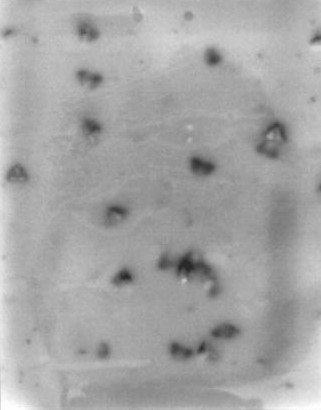
//> input picture MothCount/moth/IR_01920.jpg, 321 x 410 px
$ ./MothCount ../moth/IR_01920.jpg   (built with g++ and OpenCV 4)
//> lines starting //> are read from the running program, lines starting //| are printed output that depends on the picture
#include <opencv2/core.hpp>
#include <opencv2/imgcodecs.hpp>
#include <opencv2/imgproc.hpp>
#include <opencv2/highgui.hpp>
#include <iostream>
#include <list>
#include <queue>
#include <deque>

#include "DrawContour.hpp"

using namespace cv;
using namespace std;

bool Counted[2001][2001] = { false };

// [4 lines left out: function dist, not called in this run]

class Block
{
public:
	Block();
	void add(Point p);
	long area() const;
	Point getCog();
	int getR();
	int getAPR2();
	void erase(Mat & mat);

	deque<Point> pixels;
	bool white;
	Point cog;
	int r;
};

// [47 lines left out: functions Block, add, area, getCog, getR, getAPR2 and 1 more, not called in this run]

bool operator<(const Block & a, const Block & b)
{
	return a.area() < b.area();
}

int main(int argc, char ** argv)
{
	Mat image;
    Mat &_image = image;
	image = imread(argv[1], IMREAD_COLOR); // Read the file
//> image is the input picture: 410 rows x 321 cols, CV_8UC3; min 38, max 255, mean 165.1
	if (image.empty()) // Check for invalid input
	{
		//cout << "Could not open or find the image" << std::endl;
		//cin.get();
		//cin.get();
		return -2;
	}

    //testImage("Source", image);

	// If oriented potrait, then transpose it landscape
	if (image.cols < image.rows)
	{
		transpose(image, image);
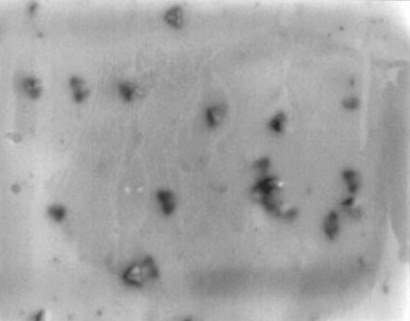
//> image: 321 rows x 410 cols, CV_8UC3; min 38, max 255, mean 165.1
		flip(image, image, 1);
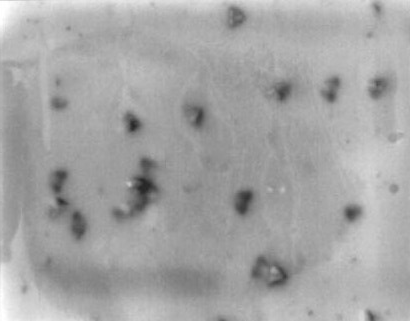
//> image: 321 rows x 410 cols, CV_8UC3; min 38, max 255, mean 165.1
	}

	// Compress
	while (image.cols >= 2000)
	{
		pyrDown(image, image, Size(image.cols / 2, image.rows / 2));
	}

	// Calculate basic params
	int col = image.cols, row = image.rows;
//> col = 410; row = 321
	int areaSum = col * row;
//> areaSum = 131610
	auto get = [&image](int x, int y) {return image.at<uchar>(y, x); };

	// Convert to HSV colourspace
	cvtColor(image, image, COLOR_BGR2HSV);
//> image: 321 rows x 410 cols, CV_8UC3; mean H, S, V 0, 0, 165.1

	// Threshold
	int hSum1 = 0, sSum1 = 0, vSum1 = 0;
	int area1 = 0;
	for (int i = 0; i < col * 3; i += 3) for (int j = 0; j < row; j++)
	{
		if (get(i, j) >= 20 && get(i, j) <= 50)
		{
			area1++;
			hSum1 += get(i, j);
			sSum1 += get(i + 1, j);
			vSum1 += get(i + 2, j);
		}
	}
//> after the loop, area1 = 0; hSum1 = 0; sSum1 = 0; vSum1 = 0
//> (the run ends here: the program crashes, at `int hMean = hSum1 / area1;`)

$ run again, on MothCount/moth/IR_01922.jpg
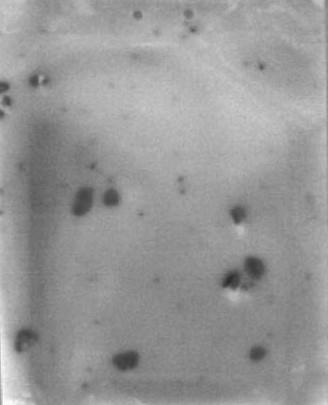
//> input picture MothCount/moth/IR_01922.jpg, 328 x 405 px
//> image is the input picture: 405 rows x 328 cols, CV_8UC3; min 39, max 254, mean 151.1
//> `transpose(image, image);`:
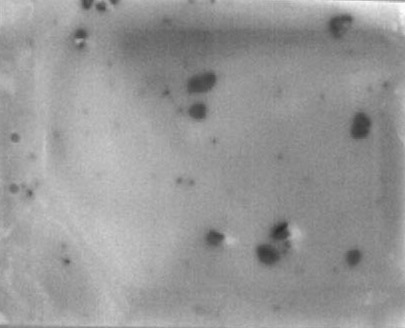
//> image: 328 rows x 405 cols, CV_8UC3; min 39, max 254, mean 151.1
//> `flip(image, image, 1);`:
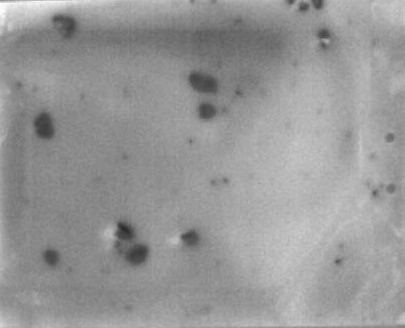
//> image: 328 rows x 405 cols, CV_8UC3; min 39, max 254, mean 151.1
//> after the loop `for (int i = 0; i < col * 3; i += 3) for (int j = 0; j < row; j++)`: area1 = 0

$ run again, on MothCount/moth/IR_01926.jpg
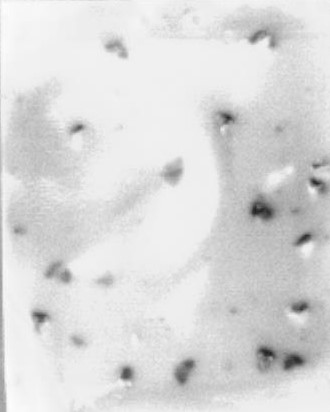
//> input picture MothCount/moth/IR_01926.jpg, 330 x 412 px
//> image is the input picture: 412 rows x 330 cols, CV_8UC3; min 32, max 254, mean 218.7
//> `transpose(image, image);`:
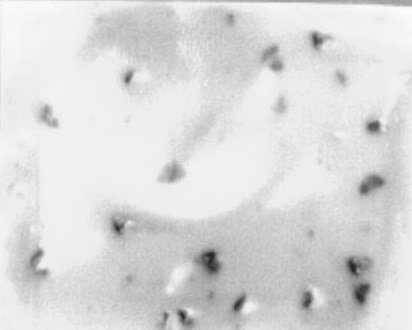
//> image: 330 rows x 412 cols, CV_8UC3; min 32, max 254, mean 218.7
//> `flip(image, image, 1);`:
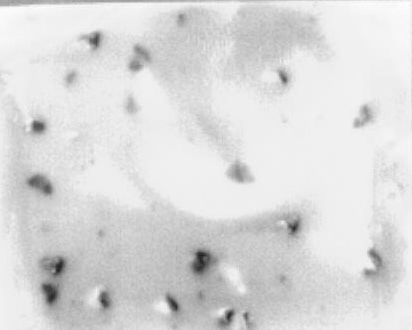
//> image: 330 rows x 412 cols, CV_8UC3; min 32, max 254, mean 218.7
//> after the loop `for (int i = 0; i < col * 3; i += 3) for (int j = 0; j < row; j++)`: area1 = 0

$ run again, on MothCount/moth/IR_01931.jpg
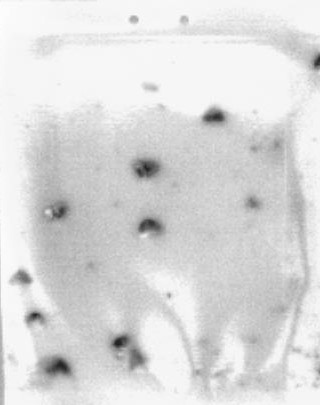
//> input picture MothCount/moth/IR_01931.jpg, 320 x 405 px
//> image is the input picture: 405 rows x 320 cols, CV_8UC3; min 29, max 255, mean 218.9
//> `transpose(image, image);`:
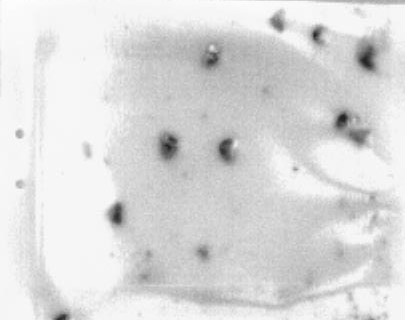
//> image: 320 rows x 405 cols, CV_8UC3; min 29, max 255, mean 218.9
//> `flip(image, image, 1);`:
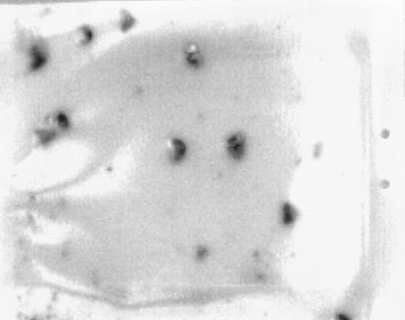
//> image: 320 rows x 405 cols, CV_8UC3; min 29, max 255, mean 218.9
//> after the loop `for (int i = 0; i < col * 3; i += 3) for (int j = 0; j < row; j++)`: area1 = 0
